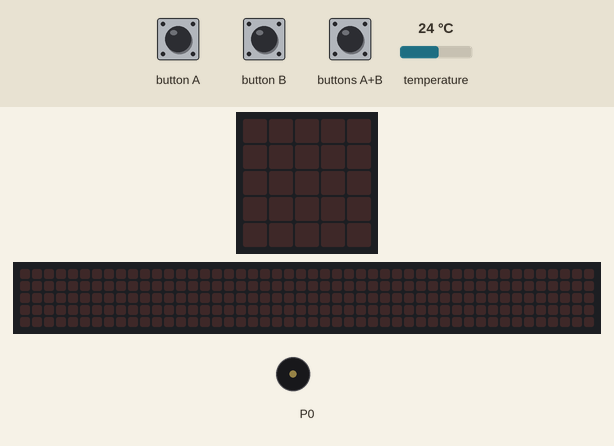
Simulated run of this program. Board: BBC micro:bit (MakeCode). Shown: the board's 5×5 LED display, a strip that is not on the board, showing the scrolling text unrolled, buzzer (waves = sounding). The inputs (shaded band) are chosen by the test bench; at power-on: temperature 24 °C. Dim RGB values are drawn brighter than linear; the 48×5 strip is a reading aid, not a part: it shows the text the display is scrolling, unrolled, one strip-width of it at a time.

Above: at 1.2 s.
1.3 s: button A pressed for 0.15 s
At 2.3 s:
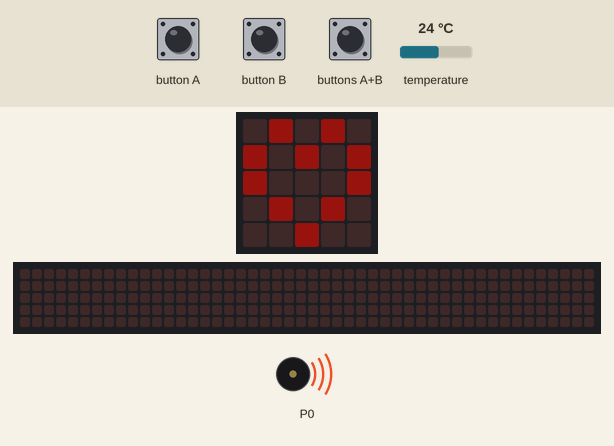
4.4 s: buttons A+B pressed for 0.15 s
At 7.1 s:
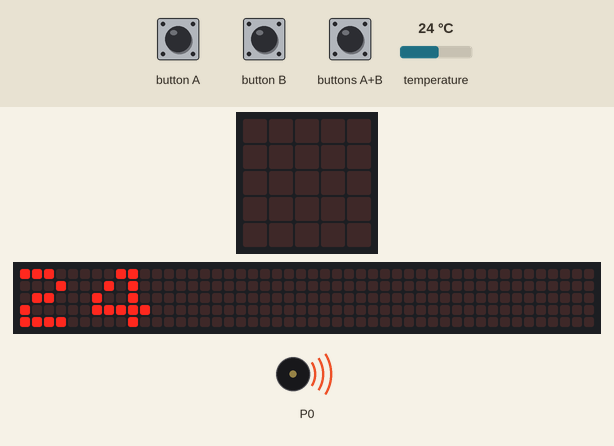
7.4 s: button B pressed for 0.15 s
At 9.0 s:
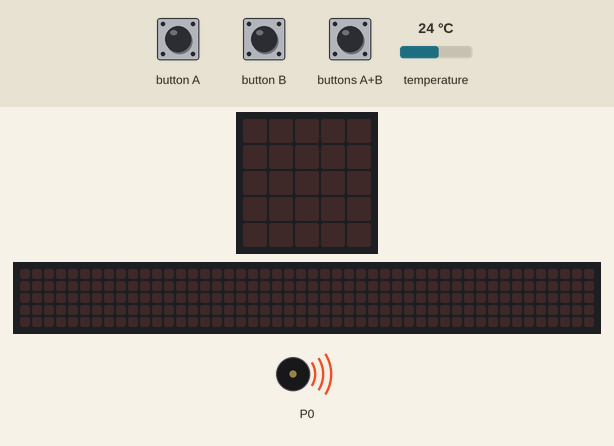
10.5 s: buttons A+B pressed for 1 s
At 11.72 s:
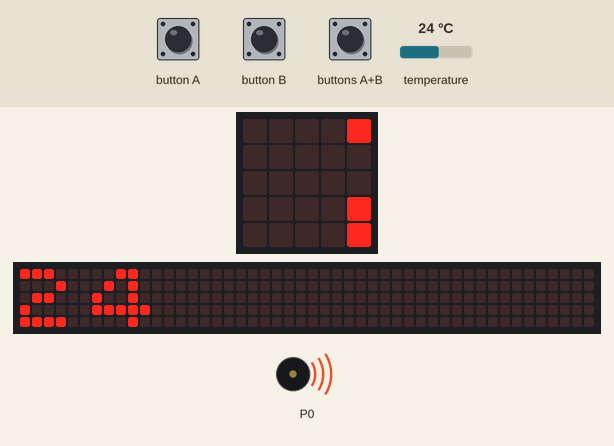
Timing chart, 0 to 14.5 s (numbered marks = the images above; inputs shaded):
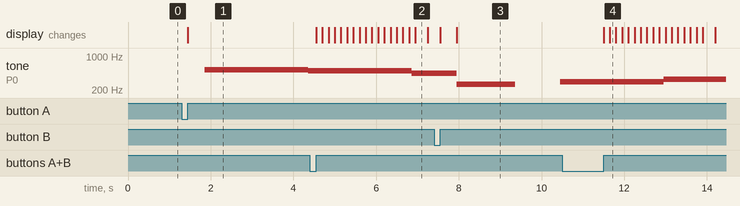

Measured:
- after the input at 1.3 s, tone on P0: silent → 523 Hz after 0.55 s, → 494 Hz 2.5 s later; the display: changes after 0.15 s (image 1)
- after the input at 4.4 s, the display: changes after 0.15 s (image 2)
- after the input at 7.4 s, tone on P0: 440 Hz → 262 Hz after 0.55 s, → silent 1.4 s later, → 294 Hz 1.1 s later; the display: first changes after 0.15 s (image 3 shows a later state)
- after the input at 10.5 s, the display: first changes after 1.0 s (image 4 shows a later state)

The program:

main.ts
```typescript
let ΕΝΤΑΣΗ_ΦΩΤΟΣ = 0
input.onButtonPressed(Button.AB, function () {
    basic.clearScreen()
    led.setBrightness(255)
    basic.showNumber(input.temperature())
    basic.clearScreen()
})
input.onButtonPressed(Button.A, function () {
    basic.clearScreen()
    led.setBrightness(input.temperature())
    basic.showLeds(`
        . # . # .
        # . # . #
        # . . . #
        . # . # .
        . . # . .
        `)
    music.setVolume(input.temperature())
    music.playMelody("C5 B A G F E D C ", input.temperature())
    music.playMelody("C D E F G A B C5 ", input.temperature())
    basic.clearScreen()
})
input.onButtonPressed(Button.B, function () {
    basic.clearScreen()
    ΕΝΤΑΣΗ_ΦΩΤΟΣ = input.temperature()
    led.setBrightness(ΕΝΤΑΣΗ_ΦΩΤΟΣ)
    basic.showLeds(`
        . # . # .
        # . # . #
        # . . . #
        . # . # .
        . . # . .
        `)
    music.setVolume(ΕΝΤΑΣΗ_ΦΩΤΟΣ)
    music.playMelody("C5 B A G F E D C ", ΕΝΤΑΣΗ_ΦΩΤΟΣ)
    music.playMelody("C D E F G A B C5 ", ΕΝΤΑΣΗ_ΦΩΤΟΣ)
    basic.clearScreen()
})
```

test.ts
```typescript
// οι δοκιμές πηγαίνουν εδώ, δεν θα γίνει εκτέλεση όταν αυτό το πακέτο χρησιμοποιηθεί ως επέκταση.
```
